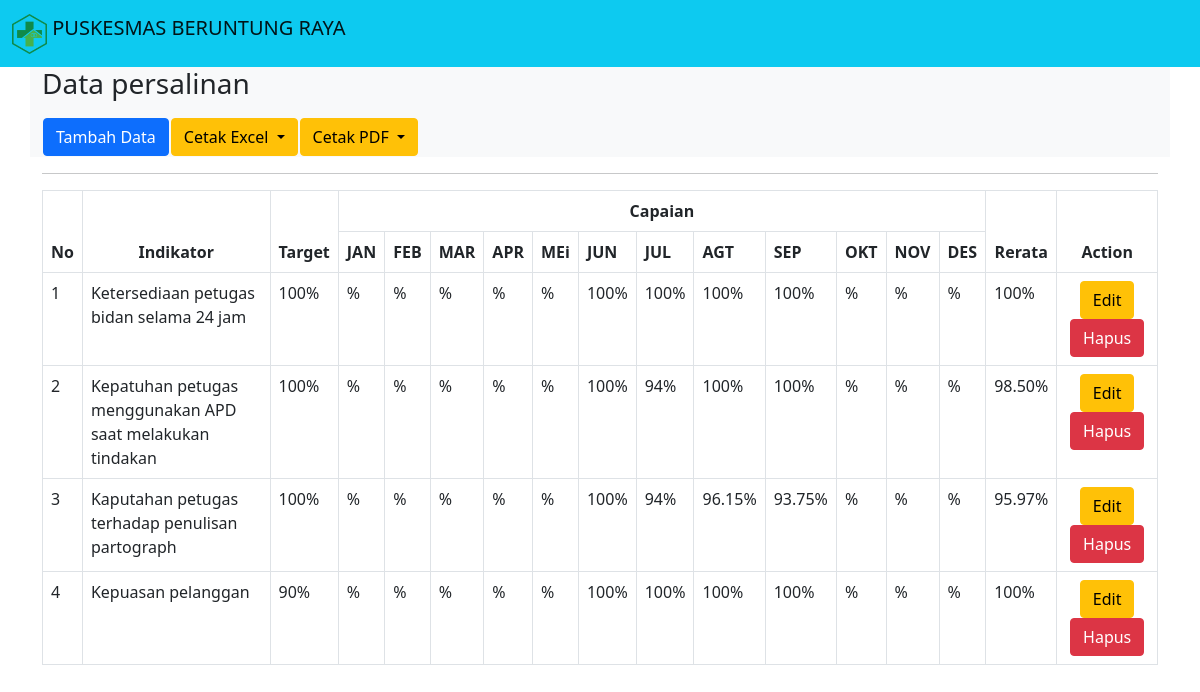
The app's page /ruangan/persalinan.php with its own data.
### tables this page shows
CREATE TABLE `tb_indikator` (
  `id` int(11) NOT NULL,
  `indikator` varchar(225) NOT NULL,
  `target` varchar(10) NOT NULL,
  `jan` varchar(50) NOT NULL,
  `feb` varchar(50) NOT NULL,
  `mar` varchar(50) NOT NULL,
  `apr` varchar(50) NOT NULL,
  `mei` varchar(50) NOT NULL,
  `jun` varchar(10) NOT NULL,
  `jul` varchar(10) NOT NULL,
  `agt` varchar(10) NOT NULL,
  `sep` varchar(10) NOT NULL,
  `okt` varchar(50) NOT NULL,
  `nov` varchar(50) NOT NULL,
  `des` varchar(50) NOT NULL,
  `rata` varchar(10) NOT NULL,
  `ruangan` varchar(50) NOT NULL,
  `tahun` varchar(10) NOT NULL
);

### ruangan/persalinan.php (the view, shortened to what this page needs)
<?php
include "header.php";
?>
<div class="container">
        <div class="row">
            <section class="bg-light ">
                <h3 class="pb-2">
                    Data persalinan
                </h3>
                <table>
                    <th>
                        <a href="aksi/tambah_persalinan.php"class="btn btn-primary" >Tambah Data</a>
                    </th>
                    <th>
                        <div class="dropdown">
                            <button class="btn btn-warning dropdown-toggle" type="button" id="dropdownMenuButton1" data-bs-toggle="dropdown" aria-expanded="false">
                            Cetak Excel
                            </button>
                        </div>
                    </th>
                    <th>
                        <div class="dropdown">
                            <button class="btn btn-warning dropdown-toggle" type="button" id="dropdownMenuButton1" data-bs-toggle="dropdown" aria-expanded="false">
                            Cetak PDF
                            </button>
                        </div>
                    </th>
                </table>
            </section>
        </div>
        <hr>
        <div class="row">
            <div class="table-responsive" id="no-more-tables">
                <table class="table table-bordered">
                <thead>
                        <tr align="center">
                          <th scope="col" rowspan="2">No</th>
                          <th scope="col" rowspan="2">Indikator</th>
                          <th scope="col" rowspan="2" >Target</th>
                          <th scope="col" colspan="12">Capaian</th>
                          <th scope="col" rowspan="2">Rerata</th>
                          <th scope="col" rowspan="2" colspan="2">Action</th>
                        </tr>
                        <tr>
                            <th>JAN</th>
                            <th>FEB</th>
                            <th>MAR</th>
                            <th>APR</th>
                            <th>MEi</th>
                            <th>JUN</th>
                            <th>JUL</th>
                            <th>AGT</th>
                            <th>SEP</th>
                            <th>OKT</th>
                            <th>NOV</th>
                            <th>DES</th>
                        </tr>
                      </thead>
                        <?php
                            include "../asset/koneksi/koneksi.php";
                            $no=1;
                            $query= mysqli_query($koneksi,"SELECT * FROM `tb_indikator` WHERE ruangan LIKE 'Ruangan persalinan' ORDER BY tahun DESC");
                            while ($data = mysqli_fetch_array($query)){
                        ?>
                      <tbody>
                        <tr>
                            <td data-title="No"><?php echo $no++;?></td>
                            <td data-title="Indikator"><?php echo $data['indikator'];?></td>
                            <td data-title="Target"><?php echo $data['target'];?>%</td>
                            <td data-title="Januari"><?php echo $data['jan'];?>%</td>
                            <td data-title="Februari"><?php echo $data['feb'];?>%</td>
                            <td data-title="Maret"><?php echo $data['mar'];?>%</td>
                            <td data-title="April"><?php echo $data['apr'];?>%</td>
                            <td data-title="Mei"><?php echo $data['mei'];?>%</td>
                            <td data-title="Juni"><?php echo $data['jun'];?>%</td>
                            <td data-title="Juli"><?php echo $data['jul'];?>%</td>
                            <td data-title="Agustus"><?php echo $data['agt'];?>%</td>
                            <td data-title="September"><?php echo $data['sep'];?>%</td>
                            <td data-title="Oktober"><?php echo $data['okt'];?>%</td>
                            <td data-title="November"><?php echo $data['nov'];?>%</td>
                            <td data-title="Desember"><?php echo $data['des'];?>%</td>
                            <td data-title="Rerata"><?php echo $data['rata'];?>%</td>
                            <td data-title="Action" align="center"><a href="aksi/edit_persalinan.php?id=<?php echo $data['id']; ?>"class="btn btn-warning">Edit</a>
                        <a href="aksi/hapus_persalinan.php?id=<?php echo $data['id']; ?>" class="btn btn-danger">Hapus</a></td>
                        </tr>
                        <?php
                            }
                        ?>
                      </tbody>
                  </table>
            </div>
        </div>
      </div>
</body>
</html>

### records on screen
tb_indikator: indikator "Ketersediaan petugas bidan selama 24 jam", target "100", jun "100", jul "100", agt "100", sep "100", rata "100"
tb_indikator: indikator "Kepatuhan petugas menggunakan APD saat melakukan tindakan", target "100", jun "100", jul "94", agt "100", sep "100", rata "98.50"
tb_indikator: indikator "Kaputahan petugas terhadap penulisan partograph", target "100", jun "100", jul "94", agt "96.15", sep "93.75", rata "95.97"
tb_indikator: indikator "Kepuasan pelanggan", target "90", jun "100", jul "100", agt "100", sep "100", rata "100"
